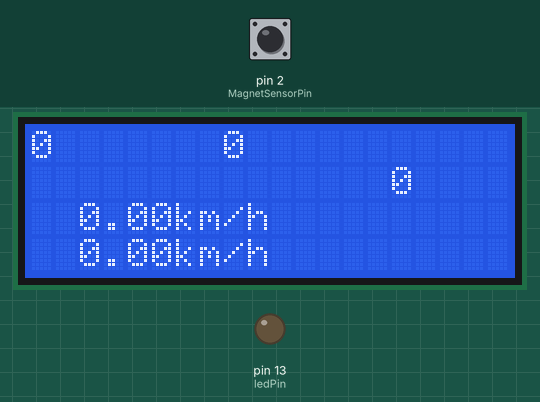
Recording of a sketch running on a simulated Arduino Uno, built with avr-gcc and run on an emulated ATmega328P. Shown: 20×4 character LCD, output pins drawn as LEDs (lit = HIGH). The test bench sets the inputs (shaded band); at power-on: pin 2 (MagnetSensorPin) LOW.

Above: at 1.2 s.
1.3 s: pin 2 (MagnetSensorPin) driven HIGH
At 2.5 s:
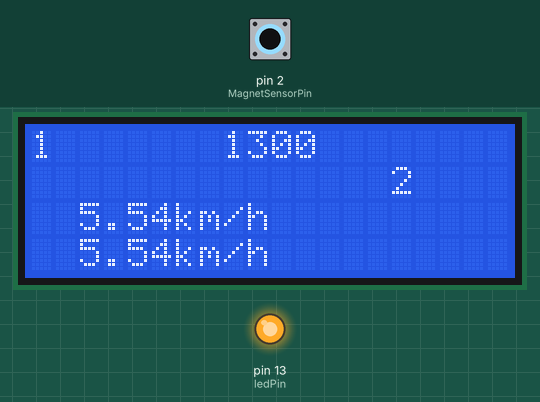
3.1 s: pin 2 (MagnetSensorPin) driven LOW
At 4.0 s:
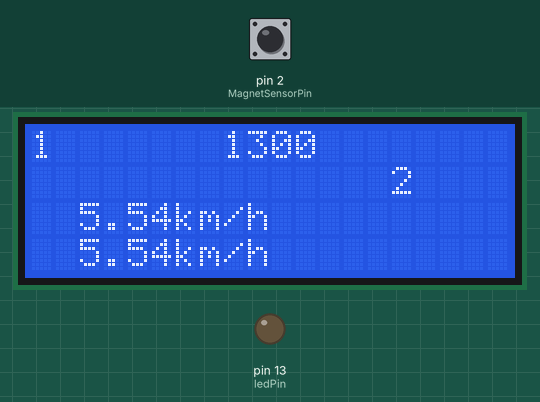
6.1 s: pin 2 (MagnetSensorPin) driven HIGH
At 7.3 s:
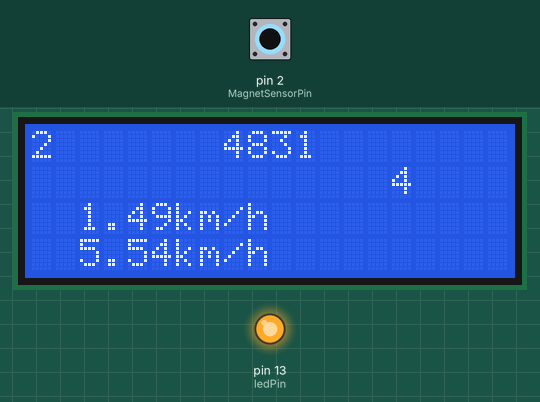
12.1 s: pin 2 (MagnetSensorPin) pulsed LOW 5 times (0.12 s each, 0.3 s apart)
At 14.0 s:
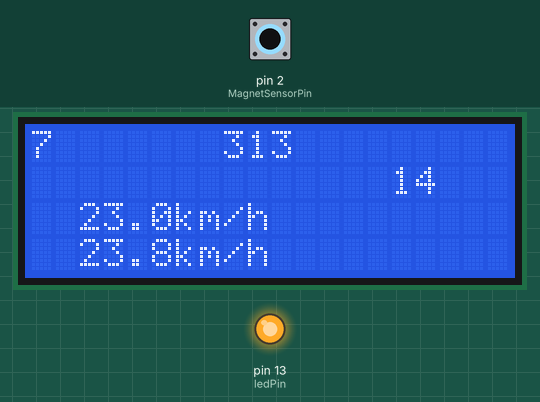
Timing chart, 0 to 15.5 s (numbered marks = the images above; inputs shaded):
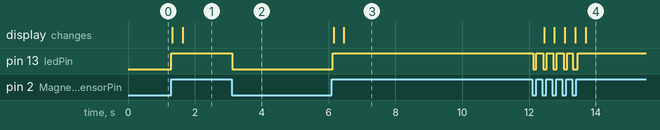

The sketch:

SPEEDOMETR_2.ino
```cpp
#include <Wire.h>

#include <LiquidCrystal_I2C.h>
LiquidCrystal_I2C lcd(0x3F, 20, 4);

const int MagnetSensorPin = 2;// пин датчика холла
const int ledPin =  13;

int SensorState = 0;//положение датчика
int flag;
int newRotations;//обороты
int oldRotations;//обороты
int Probeg;
int D = 61;  //диаметр
float Speed;
float maxSpeed;
int P=314/100;
long interval = 100;
float previousMillis = 0;
int a;


void setup() {
  lcd.init(); // инициализация LCD дисплея
  lcd.backlight(); // включение подсветки дисплея
  pinMode(ledPin, OUTPUT);
  pinMode(MagnetSensorPin, INPUT);
}


void loop() {

  lcd.clear();
  Probeg = newRotations * 2;

  SensorState = digitalRead(MagnetSensorPin);

  if (SensorState == HIGH && flag == 0) {
    digitalWrite(ledPin, HIGH);
    flag=1; //ДАЕТ ОТСЕЧКУ СРАБАТЫВАНИЙ
    newRotations++; //СЧЕТЧИК СРАБАТЫВАНИЙ - ПРИ СМЕНЕ С LOW НА HIGH
   float currentMillis = millis();

   a = currentMillis - previousMillis;
   Speed = 3.6 * 2000  / a;
    previousMillis = currentMillis;
     if(Speed >= maxSpeed){
    maxSpeed = Speed;
    }
  }

  if (SensorState == LOW && flag == 1) {
    digitalWrite(ledPin, LOW);
    flag=0;
  }


  lcd.setCursor(0,0);// столбец,строка
  lcd.print(newRotations);
  lcd.setCursor(2,2);// столбец,строка
  lcd.print(Speed);
  lcd.setCursor(6,2);// столбец,строка
  lcd.print("km/h");
  //lcd.setCursor(17,0);// столбец,строка
  //lcd.print(millis()/1000/60);
  lcd.setCursor(15,1);// столбец,строка
  lcd.print(Probeg);
  lcd.setCursor(2,3);// столбец,строка
  lcd.print(maxSpeed);
  lcd.setCursor(6,3);// столбец,строка
  lcd.print("km/h");
  lcd.setCursor(8,0);// столбец,строка
  lcd.print(a);
  delay(20);
}
```

Measured:
- after the input at 1.3 s, pin 13 (ledPin): LOW → HIGH at once; the display: first changes at once (image 1 shows a later state)
- after the input at 3.1 s, pin 13 (ledPin): HIGH → LOW at once
- after the input at 6.1 s, pin 13 (ledPin): LOW → HIGH at once; the display: first changes after 0.06 s (image 3 shows a later state)
- after the input at 12.1 s, pin 13 (ledPin): alternates HIGH for 0.20 s and LOW for 0.10 s, 10 changes in all, then stays HIGH, starting at once; the display: first changes after 0.35 s (image 4 shows a later state)
